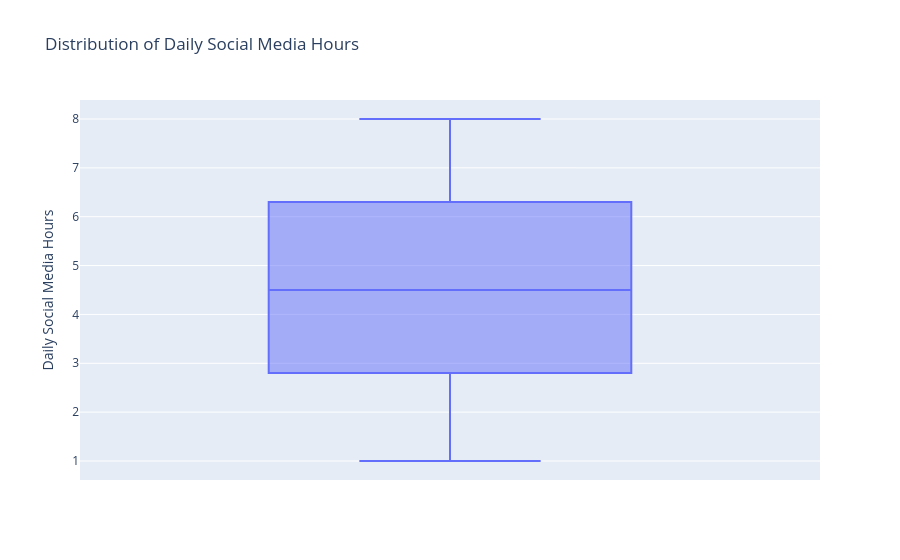

Write notebook code for a chart like this one.
### Code cell
fig = px.box(
    data,
    y="daily_social_media_hours",
    title="Distribution of Daily Social Media Hours",
    labels={"daily_social_media_hours": "Daily Social Media Hours"}
)
fig.show()

### Figure 1 — Plotly figure (JSON) as saved in the notebook; plotly's stock layout.template omitted (floating-point values rounded to 4 significant figures; data arrays with more than 128 entries replaced by an {"elided": "..."} marker saying what was removed)
{"data": [{"alignmentgroup": "True", "hovertemplate": "Daily Social Media Hours=%{y}<extra></extra>", "legendgroup": "", "marker": {"color": "#636efa"}, "name": "", "notched": false, "offsetgroup": "", "orientation": "v", "showlegend": false, "type": "box", "x0": " ", "xaxis": "x", "y": {"elided": "1200 float values"}, "y0": " ", "yaxis": "y"}], "layout": {"boxmode": "group", "legend": {"tracegroupgap": 0}, "title": {"text": "Distribution of Daily Social Media Hours"}, "xaxis": {"anchor": "y", "domain": [0, 1]}, "yaxis": {"anchor": "x", "domain": [0, 1], "title": {"text": "Daily Social Media Hours"}}}}
